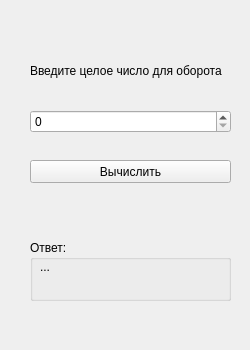
<?xml version="1.0" encoding="UTF-8"?>
<ui version="4.0">
 <class>MainWindow</class>
 <widget class="QMainWindow" name="MainWindow">
  <property name="geometry">
   <rect>
    <x>0</x>
    <y>0</y>
    <width>250</width>
    <height>350</height>
   </rect>
  </property>
  <property name="minimumSize">
   <size>
    <width>250</width>
    <height>350</height>
   </size>
  </property>
  <property name="maximumSize">
   <size>
    <width>250</width>
    <height>350</height>
   </size>
  </property>
  <property name="sizeIncrement">
   <size>
    <width>0</width>
    <height>0</height>
   </size>
  </property>
  <property name="windowTitle">
   <string>Invert Number</string>
  </property>
  <property name="windowIcon">
   <iconset theme="edit-redo"/>
  </property>
  <widget class="QWidget" name="centralwidget">
   <widget class="QLabel" name="labelInfo">
    <property name="geometry">
     <rect>
      <x>30</x>
      <y>50</y>
      <width>201</width>
      <height>41</height>
     </rect>
    </property>
    <property name="text">
     <string>Введите целое число для оборота</string>
    </property>
    <property name="wordWrap">
     <bool>true</bool>
    </property>
   </widget>
   <widget class="QGroupBox" name="groupBox">
    <property name="geometry">
     <rect>
      <x>30</x>
      <y>240</y>
      <width>201</width>
      <height>61</height>
     </rect>
    </property>
    <property name="title">
     <string>Ответ:</string>
    </property>
    <widget class="QLabel" name="labelOutput">
     <property name="geometry">
      <rect>
       <x>10</x>
       <y>20</y>
       <width>181</width>
       <height>31</height>
      </rect>
     </property>
     <property name="text">
      <string>...</string>
     </property>
     <property name="textFormat">
      <enum>Qt::AutoText</enum>
     </property>
     <property name="alignment">
      <set>Qt::AlignLeading|Qt::AlignLeft|Qt::AlignTop</set>
     </property>
     <property name="wordWrap">
      <bool>true</bool>
     </property>
    </widget>
   </widget>
   <widget class="QSpinBox" name="spinBoxInput">
    <property name="geometry">
     <rect>
      <x>30</x>
      <y>110</y>
      <width>201</width>
      <height>23</height>
     </rect>
    </property>
    <property name="maximum">
     <number>99999999</number>
    </property>
   </widget>
   <widget class="QPushButton" name="pushButtonCalculate">
    <property name="geometry">
     <rect>
      <x>30</x>
      <y>160</y>
      <width>201</width>
      <height>23</height>
     </rect>
    </property>
    <property name="text">
     <string>Вычислить</string>
    </property>
   </widget>
  </widget>
 </widget>
 <resources/>
 <connections/>
</ui>
